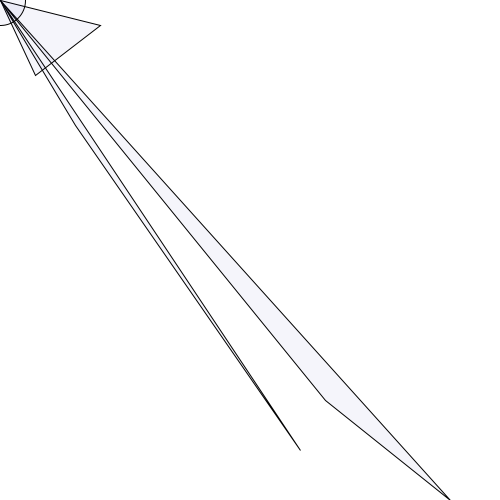
Frame 1 (no input)
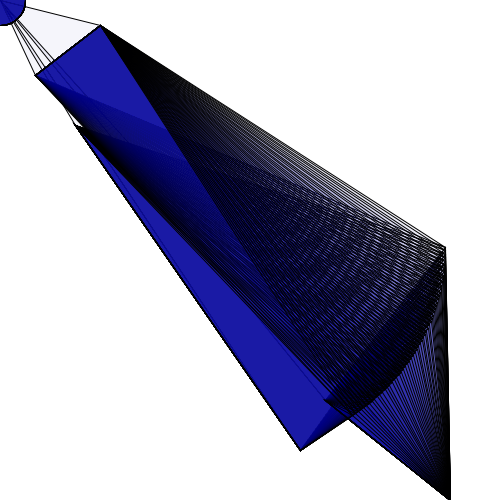
Frame 60 (the mouse pressed at the canvas centre just before this capture)
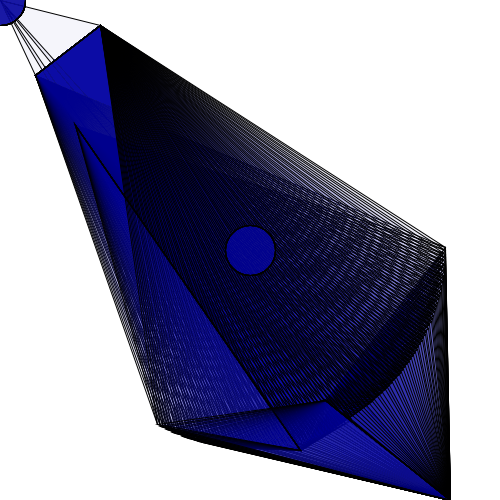
Frame 120 (the mouse held since frame 60 and released just before this capture)

The Processing sketch that drew these frames (run headless with seeded random() and noise(); from frame 60 on, the mouse is pressed at the canvas centre):

// Processing sketch: processing_53714
// ── processing_53714.pde

//I used code learned in class
//made three triangles at different places on the screen, and the orbiting circle connects them
//also you can draw circles on it if you want. 
float x,y,angle;
float dX,dY;
float easing;

void setup(){
  size(500,500);
  smooth();
  x = 0;
  y = 0;
  angle=0;
  easing = .01;
  background(255);
}

void draw(){
  fill(0,0,150,10);
  
  
  dX = mouseX - x;
  dY = mouseY - y;
  
  x = x + dX*easing;
  y = y + dY*easing;
  triangle(x,y,35,75,100,25);
  triangle(x,y,75,125,300,450);
  triangle(x,y,325,400,450,500);
  
  x = cos(radians(angle))*200 +width/2;
  y = sin(radians(angle))*200 + height/2;
  ellipse(mouseX,mouseY,50,50);
  angle++;
}
